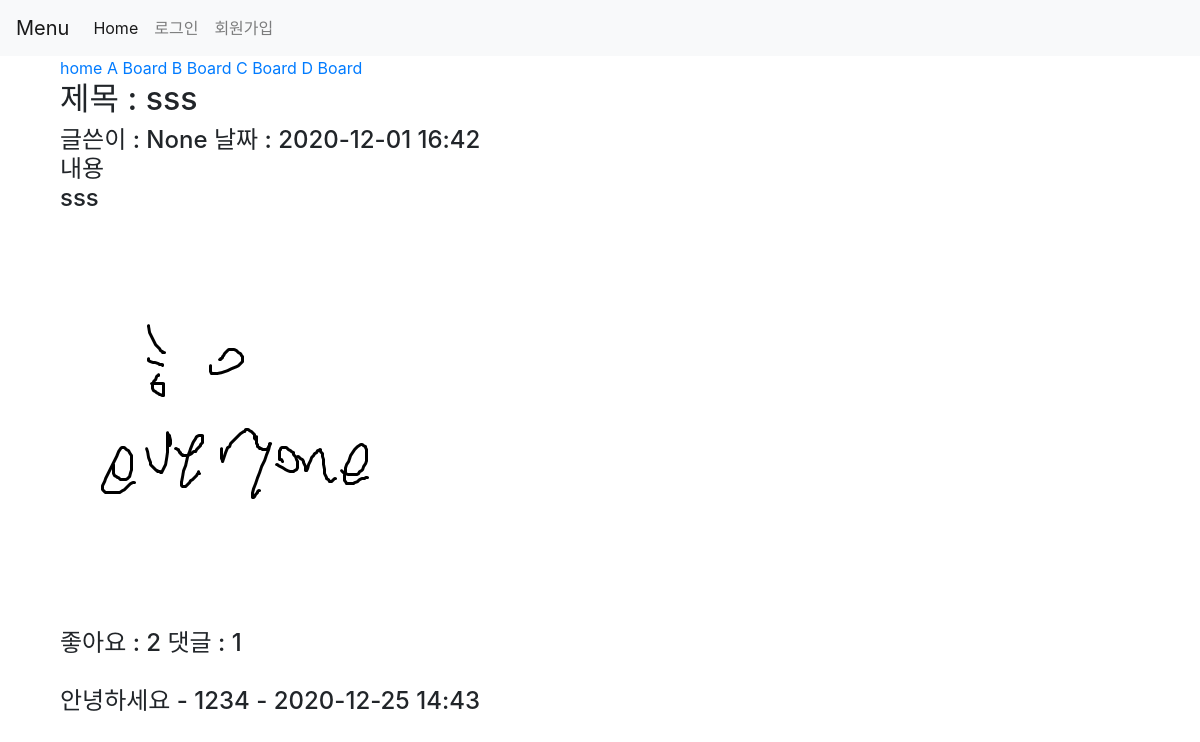
Screenshot of /detail/38 with the database file from the repository.
### siteapp/models.py (models this page shows, shortened)
class Board(models.Model):
  title = models.CharField(max_length=20)

class Content(models.Model):
  title = models.CharField(max_length=20)
  body = models.TextField()
  date = models.DateTimeField(default=timezone.now)
  writer = models.ForeignKey('auth.User', on_delete=models.CASCADE, null=True)
  image = models.ImageField(upload_to="images/", null=True, blank=True)
  comment_count = models.PositiveIntegerField(default=0)
  like_count = models.PositiveIntegerField(default=0)
  board = models.ForeignKey(Board, on_delete = models.CASCADE, null=True)
  class Meta:
    ordering = ['-date',]

class Comment(models.Model):
  post = models.ForeignKey(Content, on_delete=models.CASCADE, null=True)
  body = models.TextField()
  date = models.DateTimeField(default=timezone.now)
  writer = models.ForeignKey('auth.User', on_delete=models.CASCADE, null=True)
  class Meta:
    ordering = ['-date',]

### siteapp/views.py (the view, shortened to what this page needs)
# urls.py: path('detail/<int:contents_id>', views.detail, name="detail"),
def detail(request, contents_id):
  contents = get_object_or_404(Content, pk=contents_id)
  comments = Comment.objects.filter(post = contents_id)
  contents.comment_count = comments.count()
  recomments = Recomment.objects.all()
  boards = Board.objects.all()
  return render(request, 'detail.html', {'contents':contents, 'comments':comments, 'recomments':recomments, 'boards':boards})

### siteapp/templates/detail.html (shortened to what this page needs)
{% extends 'base.html' %}
{% block content %}
<div class="container">
  <a href="{% url 'home' %}">home</a>
  {% for board in boards %}
    <a href="{% url 'board' board.id %}">{{board.title}}</a>
  {% endfor %}
  <h2> 제목 : {{contents.title}}
  <h4> 글쓴이 : {{contents.writer}} 날짜 : {{contents.date | date:'Y-m-d H:i'}}
  <p> 내용 <br> {{contents.body}}</p>
  <br><br>
  {% if contents.image %}
    <img src="{{contents.image.url}}">
  {% endif %}
  <p> 좋아요 : {{contents.like_count}} 댓글 : {{contents.comment_count}}
  <br><br>
  {% for comment in comments %}
  {{comment.body}} - {{comment.writer}} - {{comment.date | date:'Y-m-d H:i'}}
    <br><br>
  {% endfor %}
</div>
{% endblock %}

### rows the page displays
Board: title "A Board"
Board: title "B Board"
Board: title "C Board"
Board: title "D Board"
Content: title "sss", writer "None", date "2020-12-01 16:42", body "sss", image (picture), like_count "2", comment_count "1"
Comment: body "안녕하세요", writer "1234", date "2020-12-25 14:43"
